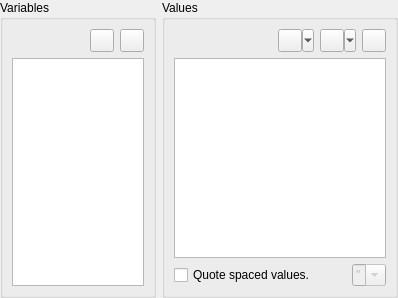
<?xml version="1.0" encoding="UTF-8"?>
<ui version="4.0">
 <class>VariablesEditor</class>
 <widget class="QFrame" name="VariablesEditor">
  <property name="geometry">
   <rect>
    <x>0</x>
    <y>0</y>
    <width>398</width>
    <height>298</height>
   </rect>
  </property>
  <layout class="QHBoxLayout" name="horizontalLayout">
   <property name="margin">
    <number>0</number>
   </property>
   <item>
    <widget class="QGroupBox" name="gbVariables">
     <property name="maximumSize">
      <size>
       <width>200</width>
       <height>16777215</height>
      </size>
     </property>
     <property name="title">
      <string>Variables</string>
     </property>
     <layout class="QGridLayout" name="gridLayout">
      <item row="0" column="0">
       <spacer>
        <property name="orientation">
         <enum>Qt::Horizontal</enum>
        </property>
        <property name="sizeHint" stdset="0">
         <size>
          <width>20</width>
          <height>20</height>
         </size>
        </property>
       </spacer>
      </item>
      <item row="0" column="1">
       <widget class="QToolButton" name="tbVariablesAdd">
        <property name="toolTip">
         <string>Add...</string>
        </property>
        <property name="icon">
         <iconset>
          <normaloff>:/listeditor/icons/listeditor/add.png</normaloff>:/listeditor/icons/listeditor/add.png</iconset>
        </property>
       </widget>
      </item>
      <item row="0" column="2">
       <widget class="QToolButton" name="tbVariablesEdit">
        <property name="toolTip">
         <string>Edit...</string>
        </property>
        <property name="icon">
         <iconset>
          <normaloff>:/listeditor/icons/listeditor/edit.png</normaloff>:/listeditor/icons/listeditor/edit.png</iconset>
        </property>
       </widget>
      </item>
      <item row="1" column="0" colspan="3">
       <widget class="QListView" name="lvVariables">
        <property name="editTriggers">
         <set>QAbstractItemView::NoEditTriggers</set>
        </property>
        <property name="selectionBehavior">
         <enum>QAbstractItemView::SelectRows</enum>
        </property>
       </widget>
      </item>
     </layout>
    </widget>
   </item>
   <item>
    <widget class="QGroupBox" name="gbValues">
     <property name="title">
      <string>Values</string>
     </property>
     <layout class="QGridLayout" name="gridLayout_2">
      <item row="0" column="0">
       <spacer>
        <property name="orientation">
         <enum>Qt::Horizontal</enum>
        </property>
        <property name="sizeHint" stdset="0">
         <size>
          <width>20</width>
          <height>20</height>
         </size>
        </property>
       </spacer>
      </item>
      <item row="0" column="1">
       <widget class="QToolButton" name="tbValuesAdd">
        <property name="toolTip">
         <string>Add...</string>
        </property>
        <property name="icon">
         <iconset>
          <normaloff>:/listeditor/icons/listeditor/add.png</normaloff>:/listeditor/icons/listeditor/add.png</iconset>
        </property>
        <property name="popupMode">
         <enum>QToolButton::MenuButtonPopup</enum>
        </property>
       </widget>
      </item>
      <item row="0" column="2">
       <widget class="QToolButton" name="tbValuesEdit">
        <property name="toolTip">
         <string>Edit...</string>
        </property>
        <property name="icon">
         <iconset>
          <normaloff>:/listeditor/icons/listeditor/edit.png</normaloff>:/listeditor/icons/listeditor/edit.png</iconset>
        </property>
        <property name="popupMode">
         <enum>QToolButton::MenuButtonPopup</enum>
        </property>
       </widget>
      </item>
      <item row="0" column="3">
       <widget class="QToolButton" name="tbValuesClear">
        <property name="toolTip">
         <string>Clear...</string>
        </property>
        <property name="icon">
         <iconset>
          <normaloff>:/listeditor/icons/listeditor/clear.png</normaloff>:/listeditor/icons/listeditor/clear.png</iconset>
        </property>
       </widget>
      </item>
      <item row="1" column="0" colspan="4">
       <widget class="QListView" name="lvValues">
        <property name="editTriggers">
         <set>QAbstractItemView::NoEditTriggers</set>
        </property>
        <property name="selectionBehavior">
         <enum>QAbstractItemView::SelectRows</enum>
        </property>
       </widget>
      </item>
      <item row="2" column="0" colspan="4">
       <widget class="QWidget" name="wQuote" native="true">
        <layout class="QHBoxLayout" name="horizontalLayout_2">
         <property name="margin">
          <number>0</number>
         </property>
         <item>
          <widget class="QCheckBox" name="cbQuoteEnabled">
           <property name="sizePolicy">
            <sizepolicy hsizetype="Expanding" vsizetype="Fixed">
             <horstretch>0</horstretch>
             <verstretch>0</verstretch>
            </sizepolicy>
           </property>
           <property name="text">
            <string>Quote spaced values.</string>
           </property>
          </widget>
         </item>
         <item>
          <widget class="QComboBox" name="cbQuote">
           <property name="enabled">
            <bool>false</bool>
           </property>
           <property name="editable">
            <bool>true</bool>
           </property>
           <item>
            <property name="text">
             <string notr="true">&quot;</string>
            </property>
           </item>
           <item>
            <property name="text">
             <string notr="true">'</string>
            </property>
           </item>
          </widget>
         </item>
        </layout>
       </widget>
      </item>
     </layout>
    </widget>
   </item>
  </layout>
 </widget>
 <resources/>
 <connections>
  <connection>
   <sender>cbQuoteEnabled</sender>
   <signal>toggled(bool)</signal>
   <receiver>cbQuote</receiver>
   <slot>setEnabled(bool)</slot>
   <hints>
    <hint type="sourcelabel">
     <x>257</x>
     <y>266</y>
    </hint>
    <hint type="destinationlabel">
     <x>329</x>
     <y>269</y>
    </hint>
   </hints>
  </connection>
 </connections>
</ui>
